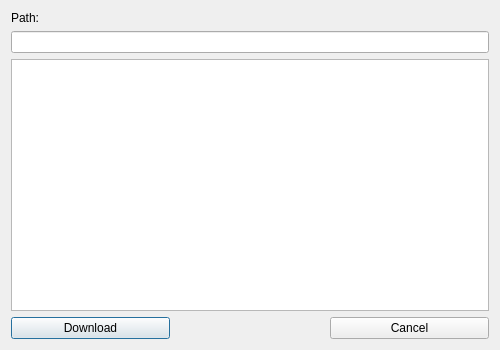
<?xml version="1.0" encoding="UTF-8"?>
<ui version="4.0">
 <class>DownloadDialog</class>
 <widget class="QDialog" name="DownloadDialog">
  <property name="geometry">
   <rect>
    <x>0</x>
    <y>0</y>
    <width>500</width>
    <height>350</height>
   </rect>
  </property>
  <property name="windowTitle">
   <string>Downloads urls</string>
  </property>
  <layout class="QVBoxLayout" name="plLayout">
   <item>
    <widget class="QLabel" name="plPath">
     <property name="text">
      <string>Path:</string>
     </property>
    </widget>
   </item>
   <item>
    <widget class="QLineEdit" name="plePath"/>
   </item>
   <item>
    <widget class="QListWidget" name="plwUrls"/>
   </item>
   <item>
    <widget class="QWidget" name="pwButtons" native="true">
     <layout class="QHBoxLayout" name="plButtons">
      <property name="spacing">
       <number>0</number>
      </property>
      <property name="margin">
       <number>0</number>
      </property>
      <item>
       <widget class="QPushButton" name="ppbDownload">
        <property name="text">
         <string>Download</string>
        </property>
       </widget>
      </item>
      <item>
       <widget class="QWidget" name="pwBtnFree" native="true"/>
      </item>
      <item>
       <widget class="QPushButton" name="ppbCancel">
        <property name="text">
         <string>Cancel</string>
        </property>
       </widget>
      </item>
     </layout>
    </widget>
   </item>
  </layout>
 </widget>
 <resources/>
 <connections/>
</ui>
